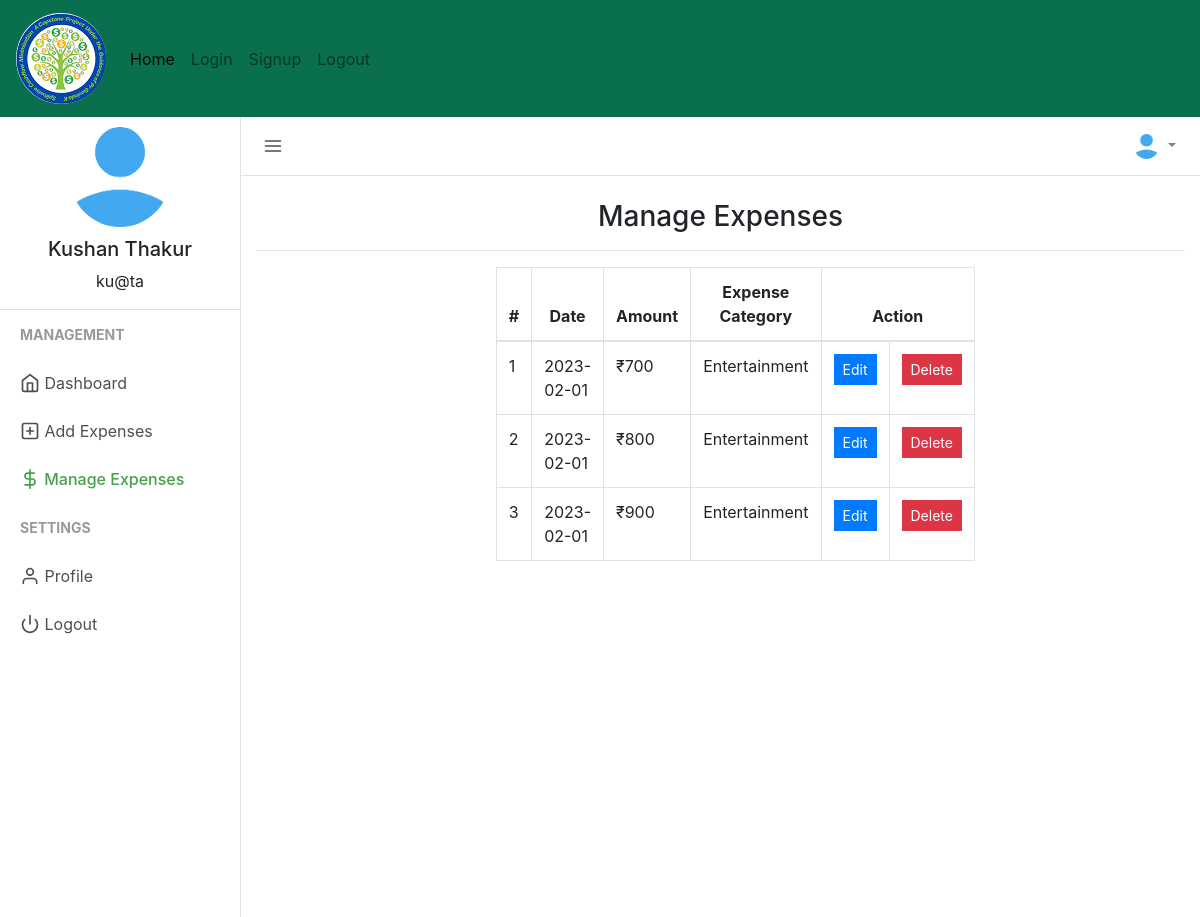
Screenshot of /expensemanagement/manage_expense.php (signed in) with the database file from the repository.
### tables this page shows
CREATE TABLE `users` (
  `user_id` int(11) NOT NULL,
  `firstname` varchar(50) NOT NULL,
  `lastname` varchar(25) NOT NULL,
  `email` varchar(50) NOT NULL,
  `profile_path` varchar(50) NOT NULL DEFAULT 'default_profile.png',
  `password` varchar(50) NOT NULL,
  `trn_date` datetime NOT NULL
);

CREATE TABLE `expenses` (
  `expense_id` int(20) NOT NULL,
  `user_id` varchar(15) NOT NULL,
  `expense` int(20) NOT NULL,
  `expensedate` varchar(15) NOT NULL,
  `expensecategory` varchar(50) NOT NULL
);

### expensemanagement/session.php (called while the page is built, shortened)
<?php
include("config.php");
$sess_email = $_SESSION["email"];
$sql = "SELECT user_id, firstname, lastname, email, profile_path FROM users WHERE email = '$sess_email'";
$result = $con->query($sql);
if ($result->num_rows > 0) {
  while($row = $result->fetch_assoc()) {
    $userid=$row["user_id"];
    $username =$row["firstname"]." ".$row["lastname"];
    $useremail=$row["email"];
    $userprofile="uploads/".$row["profile_path"];
  }
} else {
    $userid="GHX1Y2";
    $username ="Jhon Doe";
    $useremail="mailid@domain.com";
    $userprofile="Uploads/default_profile.png";
}
?>

### expensemanagement/manage_expense.php (the view, shortened to what this page needs)
<?php
include("session.php");
$exp_fetched = mysqli_query($con, "SELECT * FROM expenses WHERE user_id = '$userid'");
?>
<!DOCTYPE html>
<html lang="en">
<head>
    <link href="css/bootstrap.min.css" rel="stylesheet">
    <link href="css/style.css" rel="stylesheet">
</head>
<body>
<nav class="navbar navbar-expand-lg navbar-light sticky-top" style="background-color: rgb(10, 111, 79);">
        <a class="navbar-brand" href="../index.php"><img src="../assets/splogo.png" alt="logo" class="rounded-circle"></a>
        <div class="collapse navbar-collapse" id="navbarNavAltMarkup">
            <div class="navbar-nav">
                <a class="nav-item nav-link active" href="../index.php">Home <span class="sr-only">(current)</span></a>
                <a class="nav-item nav-link" href="login.php">Login</a>
                <a class="nav-item nav-link" href="register.php">Signup</a>
                <a class="nav-item nav-link" href="logout.php">Logout</a>
            </div>
        </div>
    </nav>
    <div class="d-flex" id="wrapper">
        <div class="border-right" id="sidebar-wrapper">
            <div class="user">
                <img class="img img-fluid rounded-circle" src="<?php echo $userprofile ?>" width="120">
                <h5><?php echo $username ?></h5>
                <p><?php echo $useremail ?></p>
            </div>
            <div class="sidebar-heading">Management</div>
            <div class="list-group list-group-flush">
                <a href="index.php" class="list-group-item list-group-item-action"><span data-feather="home"></span> Dashboard</a>
                <a href="add_expense.php" class="list-group-item list-group-item-action "><span data-feather="plus-square"></span> Add Expenses</a>
                <a href="manage_expense.php" class="list-group-item list-group-item-action sidebar-active"><span data-feather="dollar-sign"></span> Manage Expenses</a>
            </div>
            <div class="sidebar-heading">Settings </div>
            <div class="list-group list-group-flush">
                <a href="profile.php" class="list-group-item list-group-item-action "><span data-feather="user"></span> Profile</a>
                <a href="logout.php" class="list-group-item list-group-item-action "><span data-feather="power"></span> Logout</a>
            </div>
        </div>
        <div id="page-content-wrapper">
            <nav class="navbar navbar-expand-lg navbar-light  border-bottom">
                <button class="toggler" type="button" id="menu-toggle" aria-expanded="false">
                    <span data-feather="menu"></span>
                </button>
                <div class="collapse navbar-collapse" id="navbarSupportedContent">
                    <ul class="navbar-nav ml-auto mt-2 mt-lg-0">
                        <li class="nav-item dropdown">
                            <a class="nav-link dropdown-toggle" href="#" id="navbarDropdown" role="button" data-toggle="dropdown" aria-haspopup="true" aria-expanded="false">
                                <img class="img img-fluid rounded-circle" src="<?php echo $userprofile ?>" width="25">
                            </a>
                        </li>
                    </ul>
                </div>
            </nav>
            <div class="container-fluid">
                <h3 class="mt-4 text-center">Manage Expenses</h3>
                <hr>
                <div class="row justify-content-center">
                    <div class="col-md-6">
                        <table class="table table-hover table-bordered">
                            <thead>
                                <tr class="text-center">
                                    <th>#</th>
                                    <th>Date</th>
                                    <th>Amount</th>
                                    <th>Expense Category</th>
                                    <th colspan="2">Action</th>
                                </tr>
                            </thead>
                            <?php $count=1; while ($row = mysqli_fetch_array($exp_fetched)) { ?>
                                <tr>
                                    <td><?php echo $count;?></td>
                                    <td><?php echo $row['expensedate']; ?></td>
                                    <td><?php echo '₹'.$row['expense']; ?></td>
                                    <td><?php echo $row['expensecategory']; ?></td>
                                    <td class="text-center">
                                        <a href="add_expense.php?edit=<?php echo $row['expense_id']; ?>" class="btn btn-primary btn-sm" style="border-radius:0%;">Edit</a>
                                    </td>
                                    <td class="text-center">
                                        <a href="add_expense.php?delete=<?php echo $row['expense_id']; ?>" class="btn btn-danger btn-sm" style="border-radius:0%;">Delete</a>
                                    </td>
                                </tr>
                            <?php $count++; } ?>
                        </table>
                    </div>
                </div>
            </div>
        </div>
    </div>
</body>
</html>

### expensemanagement/css/style.css (style rules this page uses)
body { background-color: #efefef; }
.feather { width: 20px; height: 20px; stroke: #4d4d4d; stroke-width: 2; stroke-linecap: round; stroke-linejoin: round; fill: none; vertical-align: text-bottom; }
.list-group { background-color: #ffffff; }
.list-group-item { border: none; }
.user { text-align: center; border-bottom: 1px solid #ddd; }
.user img { padding: 10px; }
.toggler { color: #000; background-color: #fff; border: none; outline: none; }
.sidebar-active { color: #47a04b; font-weight: 500; }
.sidebar-active .feather { stroke: #47a04b; font-weight: 500; }
#wrapper { overflow-x: hidden; background-color: #fff; }
#sidebar-wrapper { min-height: 100vh; margin-left: -15rem; -webkit-transition: margin 0.25s ease-out; -moz-transition: margin 0.25s ease-out; -o-transition: margin 0.25s ease-out; transition: margin 0.25s ease-out; }
#sidebar-wrapper .sidebar-heading { padding: 0.875rem 1.25rem; font-size: 14px; font-weight: bold; text-transform: uppercase; color: #999; }
#sidebar-wrapper .list-group { width: 15rem; }
#page-content-wrapper { min-width: 100vw; }
@media (min-width: 768px) { #sidebar-wrapper { margin-left: 0; } }
@media (min-width: 768px) { #page-content-wrapper { min-width: 0; width: 100%; } }
.container-fluid { margin-right: 20px; }

### rows the page displays
users: profile_path (placeholder picture), username "Kushan Thakur", email "ku@ta"
expenses: expensedate "2023-02-01", expense "700", expensecategory "Entertainment"
expenses: expensedate "2023-02-01", expense "800", expensecategory "Entertainment"
expenses: expensedate "2023-02-01", expense "900", expensecategory "Entertainment"
